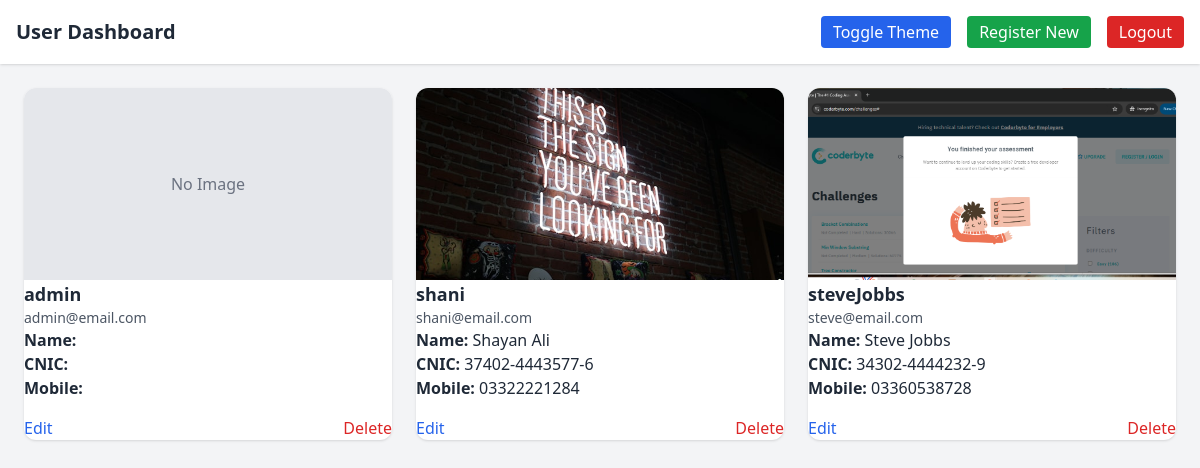
Before: /dashboard/ (signed in) with the older database file.
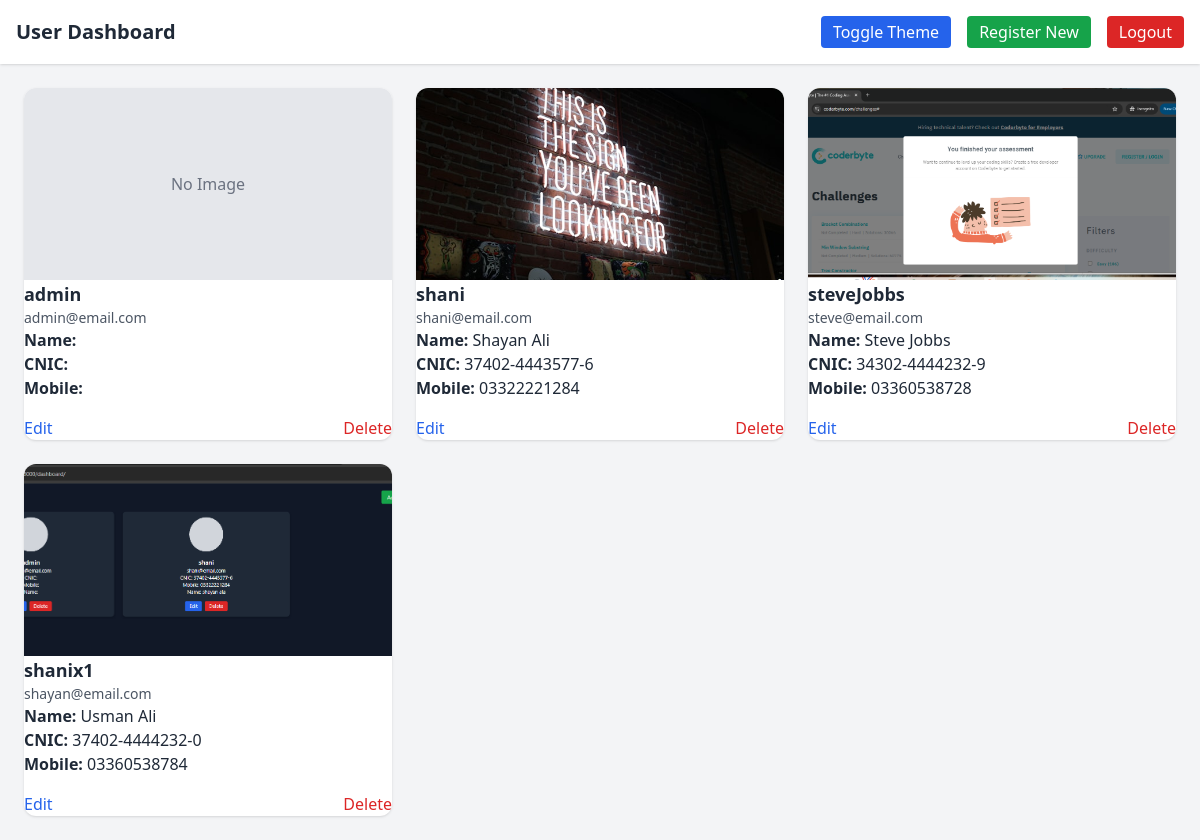
After: the same page with the newer database file.
### user_api/models.py (models this page shows, shortened)
class CustomUser(AbstractUser):
    email = models.EmailField(unique=True)
    cnic = models.CharField(max_length=15, unique=True)
    mobile = models.CharField(max_length=11)
    profile_picture = models.ImageField(upload_to='profiles/', blank=True, null=True)

### user_api/views.py (the view)
# urls.py: path('dashboard/', dashboard_view, name='dashboard'),
@login_required
def dashboard_view(request):
    users = CustomUser.objects.all()
    return render(request, 'dashboard.html', {'users': users})

### user_api/templates/dashboard.html (shortened to what this page needs)
<!DOCTYPE html>
<html lang="en" data-theme="light">
<head>
  <script src="https://cdn.tailwindcss.com"></script>
</head>
<body class="bg-gray-100 text-gray-800 transition-colors duration-300">
  <div class="flex justify-between items-center p-4 bg-white shadow">
    <h1 class="text-xl font-bold">User Dashboard</h1>
    <div class="flex gap-4 items-center">
      <button onclick="toggleTheme()" class="px-3 py-1 bg-blue-600 text-white rounded">Toggle Theme</button>
      <a href="{% url 'signup' %}" class="px-3 py-1 bg-green-600 text-white rounded">Register New</a>
      <a href="{% url 'logout' %}" class="px-3 py-1 bg-red-600 text-white rounded">Logout</a>
    </div>
  </div>
  <div class="p-6 grid grid-cols-1 sm:grid-cols-2 md:grid-cols-3 gap-6">
    {% for user in users %}
    <div class="bg-white shadow rounded-xl overflow-hidden">
      {% if user.profile_picture %}
        <img src="{{ user.profile_picture.url }}" alt="Profile Picture" class="w-full h-48 object-cover">
      {% else %}
        <div class="w-full h-48 bg-gray-200 flex items-center justify-center text-gray-500">
          No Image
        </div>
      {% endif %}
      <div class="text-lg font-bold">{{ user.username }}</div>
      <p class="text-sm text-gray-600">{{ user.email }}</p>
      <p><strong>Name:</strong> {{ user.first_name }} {{ user.last_name }}</p>
      <p><strong>CNIC:</strong> {{ user.cnic }}</p>
      <p><strong>Mobile:</strong> {{ user.mobile }}</p>
      <div class="mt-4 flex justify-between">
        <a href="{% url 'update-user' user.id %}" class="text-blue-600 hover:underline">Edit</a>
        <form action="{% url 'delete-user' user.id %}" method="POST">
          <button class="text-red-600 hover:underline">Delete</button>
        </form>
      </div>
    </div>
    {% endfor %}
  </div>
</body>
</html>

Changed rows visible on the page:
added CustomUser: profile_picture (picture), username "shanix1", email "shayan@email.com", first_name "Usman", last_name "Ali", cnic "37402-4444232-0", mobile "03360538784"
